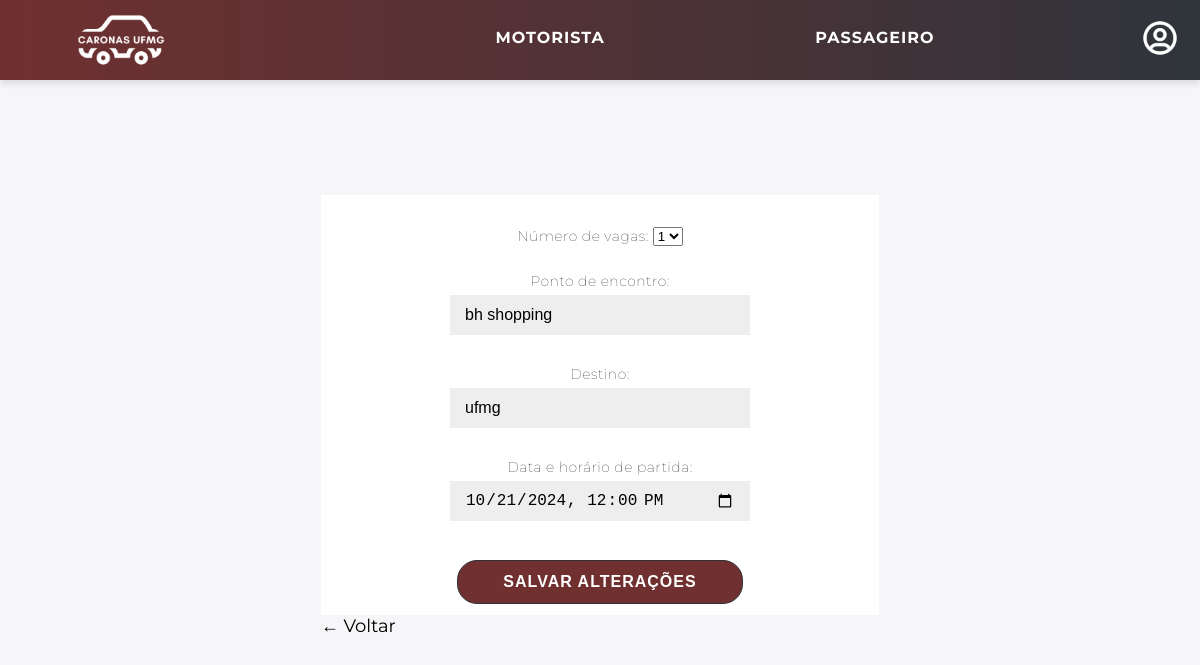
Page /editar_carona/3/ (signed in) on the committed database.
### polls/models.py (models this page shows, shortened)
class Carona(models.Model):
    cpf_motorista = models.ForeignKey('Usuario', on_delete=models.CASCADE)  # Chave estrangeira para Usuario
    quantidade = models.IntegerField()
    veiculo = models.ForeignKey('Veiculo', on_delete=models.CASCADE)  # Chave estrangeira para Veiculo
    ponto_encontro = models.CharField(max_length=255)
    destino = models.CharField(max_length=255)
    data_hora = models.DateTimeField()  # Campo para data e hora

### polls/views.py (the view)
# urls.py: path('editar_carona/<int:carona_id>/', views.editar_carona, name='editar_carona'),
def editar_carona(request, carona_id):
    carona = get_object_or_404(Carona, id=carona_id)
    if request.method == 'POST':
        form = CaronaForm(request.POST)
        if form.is_valid():
            carona.quantidade = form.cleaned_data['quantidade']
            carona.ponto_encontro = form.cleaned_data['ponto_encontro']
            carona.destino = form.cleaned_data['destino']
            carona.data_hora = form.cleaned_data['data_hora']
            carona.save()
            return redirect('visualizar_caronas')
    else:
        form = CaronaForm(initial={
            'quantidade': carona.quantidade,
            'ponto_encontro': carona.ponto_encontro,
            'destino': carona.destino,
            'data_hora': carona.data_hora,
        })
    return render(request, 'mysite/editar_carona.html', {'form': form, 'carona': carona})

### polls/forms.py (shortened to what this page needs)
class CaronaForm(forms.Form):
    escolhas = [(1,'1'),
                (2,'2'),
                (3,'3'),
                (4,'4')]
    quantidade = forms.ChoiceField(choices=escolhas,label='Número de vagas')
    ponto_encontro = forms.CharField(label='Ponto de encontro', max_length=128)
    destino = forms.CharField(label='Destino',max_length=128)
    data_hora = forms.DateTimeField(
        label='Data e horário de partida',
        widget=forms.DateTimeInput(attrs={'type': 'datetime-local'}),
        input_formats=['%d/%m/%Y %h:%M']
        )

### polls/templates/mysite/editar_carona.html (shortened to what this page needs)
{% extends 'mysite/base.html' %}
{% load static %}
{% block extra_css %}
    <link rel="stylesheet" href="{% static 'css/visualizarcarona.css' %}">
{% endblock %}
{% block content %}
<!DOCTYPE html>
<html lang = "pt-br">
<head>
</head>
<body>
    <form method = "post">
        {{ form.as_p }}
        <button type = "submit"> Salvar Alterações </button>
    </form>
    <a href="{% url 'visualizar_caronas' %}">&#8592; Voltar</a>
</body>
</html>
{% endblock %}

### static/css/base.css (style rules this page uses)
* { box-sizing: border-box; }
html, body { height: 100%; overflow: auto; }
body { background: #f6f5f7; display: flex; justify-content: center; align-items: center; flex-direction: column; font-family: 'Montserrat', sans-serif; }
p { font-size: 14px; font-weight: 100; line-height: 20px; letter-spacing: 0.5px; margin: 20px 0 30px; }
a { color: #333; font-size: 18px; text-decoration: none; margin: 15px 0; }
button { margin-top: 30px; border-radius: 20px; border: 1px solid #C77966; background-color: #C77966; color: #FFFFFF; font-size: 16px; font-weight: bold; padding: 12px 45px; letter-spacing: 1px; text-transform: uppercase; transition: transform 80ms ease-in; }
form { background-color: #FFFFFF; display: flex; align-items: center; justify-content: center; flex-direction: column; padding: 0 50px; height: 100%; text-align: center; }
form p { margin-bottom: 5px; }
form input { margin: 4px 0; }
input { background-color: #eee; border: none; padding: 12px 15px; margin: 4px 0; width: 100%; max-width: 300px; height: 40px; box-sizing: border-box; font-size: 16px; }

### staticfiles/css/visualizarcarona.css (style rules this page uses)
* { box-sizing: border-box; }
html, body { height: 100%; overflow: hidden; }
body { background: #f6f5f7; display: flex; justify-content: center; align-items: center; flex-direction: column; font-family: 'Montserrat', sans-serif; height: 100vh; margin: -20px 0 50px; }
form { background-color: #FFFFFF; display: flex; align-items: center; justify-content: center; flex-direction: column; padding: 0 50px; height: 100%; text-align: center; }
button { margin-top: 30px; border-radius: 20px; border: 1px solid #2F343B; background-color: #703030; color: #FFFFFF; font-size: 16px; font-weight: bold; padding: 12px 45px; letter-spacing: 1px; text-transform: uppercase; transition: transform 80ms ease-in; text-decoration: none; }
input { background-color: #eee; border: none; padding: 12px 15px; margin: 4px 0; width: 100%; }
a { color: black; text-decoration: none; }

### rows in the picture
Carona: quantidade "1", ponto_encontro "bh shopping", destino "ufmg", data_hora "10/21/2024 12:00"
